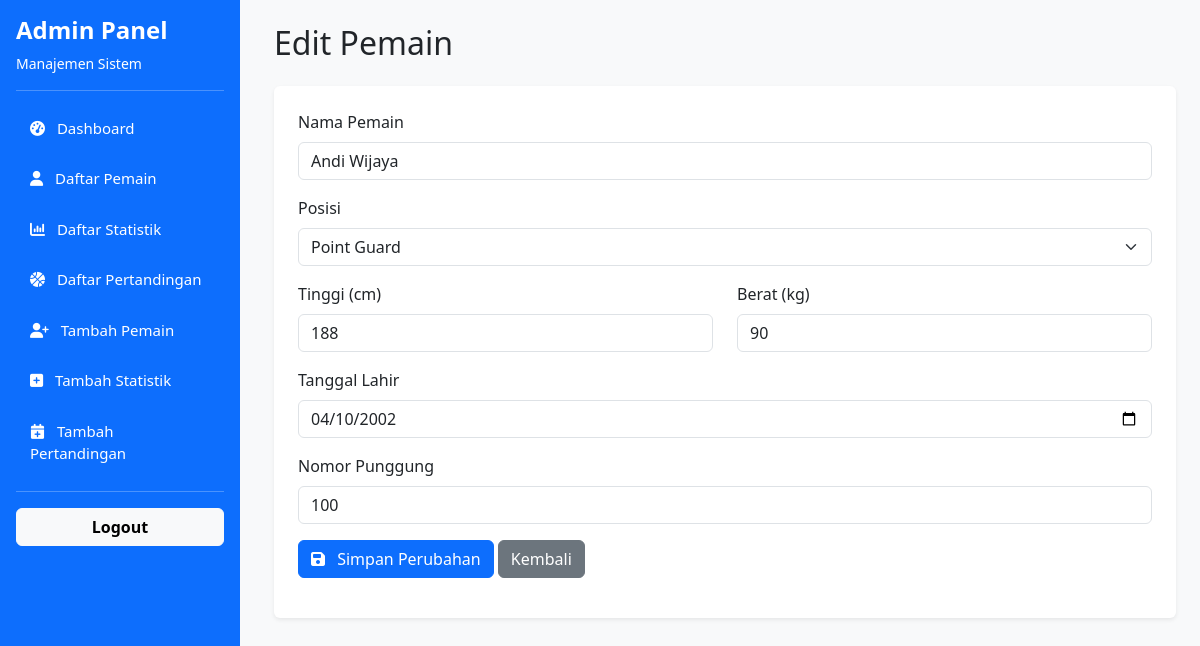
/frontend/admin/edit_pemain.php?id=27 (signed in), run on the app's committed database.
### tables this page shows
CREATE TABLE `pemain` (
  `id_pemain` int(11) NOT NULL,
  `nama_pemain` varchar(100) NOT NULL,
  `posisi` varchar(50) DEFAULT NULL,
  `tinggi_cm` int(11) DEFAULT NULL,
  `berat_kg` int(11) DEFAULT NULL,
  `tanggal_lahir` date DEFAULT NULL,
  `nomor_punggung` int(11) NOT NULL
);

### frontend/admin/edit_pemain.php (the view, shortened to what this page needs)
<?php
include("../../config/koneksi.php");
include("../components/sidebar_admin.php");
$id = intval($_GET['id']);
$q = mysqli_query($koneksi, "SELECT * FROM pemain WHERE id_pemain = $id");
$data = mysqli_fetch_assoc($q);
?>
<!DOCTYPE html>
<html lang="id">
<head>
    <link href="https://cdnjs.cloudflare.com/ajax/libs/bootstrap/5.3.0/css/bootstrap.min.css" rel="stylesheet">
    <link href="https://cdnjs.cloudflare.com/ajax/libs/font-awesome/6.4.0/css/all.min.css" rel="stylesheet">
    <link href="../components/sidebar.css" rel="stylesheet">
</head>
<body class="bg-light">
    <div class="d-flex">
        <div class="flex-grow-1 p-4 main-content">
            <h2 class="mb-4">Edit Pemain</h2>
            <div class="card shadow-sm border-0">
                <div class="card-body p-4">
                    <form action="../../backend/ubah_pemain.php" method="POST">
                        <div class="mb-3">
                            <label class="form-label">Nama Pemain</label>
                            <input type="text" name="nama_pemain" class="form-control"
                                value="<?= $data['nama_pemain'] ?>" required>
                        </div>
                        <div class="mb-3">
                            <label class="form-label">Posisi</label>
                            <select name="posisi" class="form-select" required>
                                <option <?= $data['posisi'] == "Point Guard" ? "selected" : "" ?>>Point Guard</option>
                            </select>
                        </div>
                        <div class="row">
                            <div class="col-md-6 mb-3">
                                <label class="form-label">Tinggi (cm)</label>
                                <input type="number" name="tinggi_cm" class="form-control"
                                    value="<?= $data['tinggi_cm'] ?>" required>
                            </div>
                            <div class="col-md-6 mb-3">
                                <label class="form-label">Berat (kg)</label>
                                <input type="number" name="berat_kg" class="form-control"
                                    value="<?= $data['berat_kg'] ?>" required>
                            </div>
                        </div>
                        <div class="mb-3">
                            <label class="form-label">Tanggal Lahir</label>
                            <input type="date" name="tanggal_lahir" class="form-control"
                                value="<?= $data['tanggal_lahir'] ?>" required>
                        </div>
                        <div class="mb-3">
                            <label class="form-label">Nomor Punggung</label>
                            <input type="number" name="nomor_punggung" class="form-control"
                                value="<?= $data['nomor_punggung'] ?>" required>
                        </div>
                        <button class="btn btn-primary">
                            <i class="fas fa-save me-2"></i> Simpan Perubahan
                        </button>
                        <a href="daftar_pemain_admin.php" class="btn btn-secondary">Kembali</a>
                    </form>
                </div>
            </div>
        </div>
    </div>
</body>
</html>

### frontend/components/sidebar.css (style rules this page uses)
.main-content { margin-left: 250px; }

### data on the page
pemain: nama_pemain "Andi Wijaya", posisi "Point Guard", tinggi_cm "188", berat_kg "90", tanggal_lahir "04/10/2002", nomor_punggung "100"
